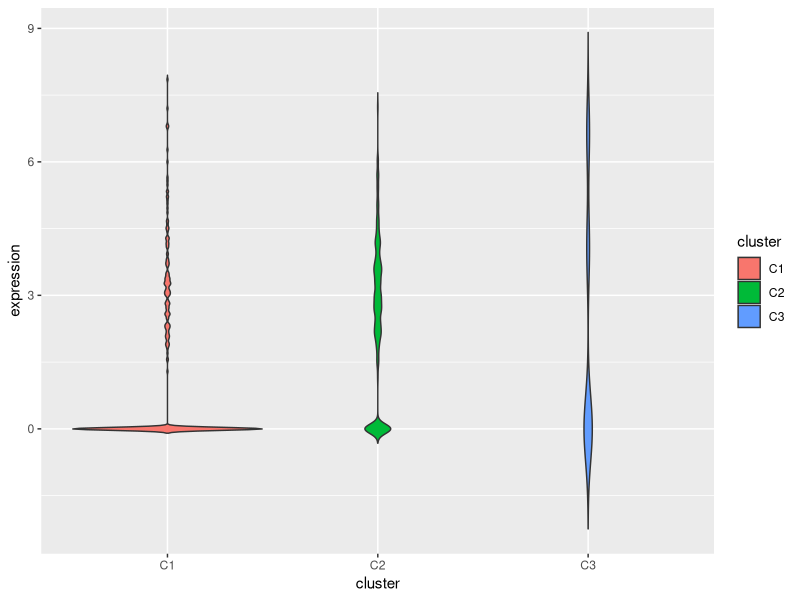

This chart was generated by the following R code:
# Input 3b: does bw='SJ' beat the default nrd0 at showing bimodality? 300 simulated draws per condition. SYNTHETIC mixtures, labelled.
suppressMessages(library(ggplot2))
cat("ggplot2", as.character(packageVersion("ggplot2")), "\n")
nmodes <- function(v, bw) { d <- try(density(v, bw=bw), silent=TRUE); if (inherits(d, "try-error")) return(NA_integer_)
  y <- d$y; idx <- which(diff(sign(diff(y))) == -2) + 1
  if (length(idx) <= 1) return(length(idx))
  keep <- sapply(idx, function(i) { h <- idx[y[idx] > y[i]]; if (!length(h)) return(TRUE); j <- h[which.min(abs(h - i))]; (y[i] - min(y[min(i,j):max(i,j)])) >= 0.1 * max(y) }); sum(keep) }
sim <- function(n, sep, reps = 300) { r <- replicate(reps, { set.seed(NULL); v <- c(rnorm(n/2, 0, 1), rnorm(n/2, sep, 1)); c(nrd0=nmodes(v,"nrd0"), nrd=nmodes(v,"nrd"), SJ=nmodes(v,"SJ"), ucv=nmodes(v,"ucv")) }); rowMeans(r == 2, na.rm=TRUE) }
set.seed(123)
grid <- expand.grid(n=c(30, 100, 400), sep=c(2, 2.5, 3, 4))
res <- do.call(rbind, lapply(seq_len(nrow(grid)), function(i) data.frame(n=grid$n[i], sep=grid$sep[i], t(round(sim(grid$n[i], grid$sep[i]), 2)))))
cat("Fraction of 300 draws in which the density shows exactly 2 prominent modes (equal-weight mixture, sd 1, separation 'sep'):\n"); print(res)
cat("Mean across the grid: nrd0", round(mean(res$nrd0),3), " nrd (Scott)", round(mean(res$nrd),3), " SJ", round(mean(res$SJ),3), "\n")
cat("SJ better than nrd0 in", sum(res$SJ > res$nrd0), "cells; worse in", sum(res$SJ < res$nrd0), "; equal in", sum(res$SJ == res$nrd0), "of", nrow(res), "\n")
cat("nrd (Scott) at least as good as nrd0 (i.e. oversmooths less) in", sum(res$nrd >= res$nrd0), "of", nrow(res), "cells (SKILL says it should)\n")

# SJ on zero-inflated clusters WITHOUT an all-zero cluster
set.seed(42)
mk <- function(n, pz) { z <- runif(n) < pz; ifelse(z, 0, round(rlnorm(n, 1.2, 0.35), 2)) }
sc <- rbind(data.frame(cluster="C1", expression=mk(300, 0.6)), data.frame(cluster="C2", expression=mk(250, 0.2)), data.frame(cluster="C3", expression=mk(5, 0.4)))
w <- character(); p <- withCallingHandlers({ p <- ggplot(sc, aes(cluster, expression, fill=cluster)) + geom_violin(trim=FALSE, bw="SJ"); ggsave("out/i3b_sc_sj_no_allzero.png", p, width=5, height=3.5, dpi=100); p }, warning=function(x) { w <<- c(w, conditionMessage(x)); invokeRestart("muffleWarning") })
cat("SJ, three clusters, none all-identical: warnings =", if (length(w)) paste(w, collapse=" || ") else "none", "\n")
vd <- layer_data(p, 1); vd <- if ("quantile" %in% names(vd)) vd[is.na(vd$quantile),] else vd
cat("drawn groups:", paste(sort(unique(vd$group)), collapse=","), "\n")
# a cluster whose values are 90% ties
set.seed(5); tie <- data.frame(g="T", v=c(rep(0, 90), round(rlnorm(10, 1.2, .3), 2)))
r <- try(bw.SJ(tie$v), silent=TRUE); cat("bw.SJ on 90% zeros n=100:", if (inherits(r, "try-error")) conditionMessage(attr(r, "condition")) else round(r, 4), "\n")
r <- try(bw.SJ(c(rep(0, 60), round(rlnorm(40, 1.2, .3), 2))), silent=TRUE); cat("bw.SJ on 60% zeros n=100:", if (inherits(r, "try-error")) conditionMessage(attr(r, "condition")) else round(r, 4), "\n")
